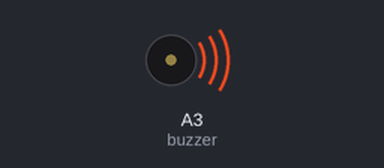
The sketch below on a simulated Arduino Uno, built with avr-gcc and run on an emulated ATmega328P. Parts: buzzer (waves = sounding, pin HIGH).

Above: at 0.2 s.
Timing chart, 0 to 3.0 s (numbered marks = the images above):
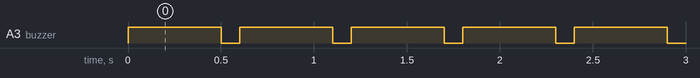

The sketch:

buzzerTest.ino
```cpp
const int buzzer = A3;

void setup() {
  pinMode(buzzer, OUTPUT);
  // put your setup code here, to run once:

}

void loop() {

  digitalWrite(buzzer, HIGH);
  delay(500);
  digitalWrite(buzzer, LOW);
  delay(100);
  digitalWrite(buzzer, HIGH);
  // put your main code here, to run repeatedly:

}
```

Measured:
- by itself, A3 (buzzer): alternates HIGH for 0.50 s and LOW for 0.10 s
